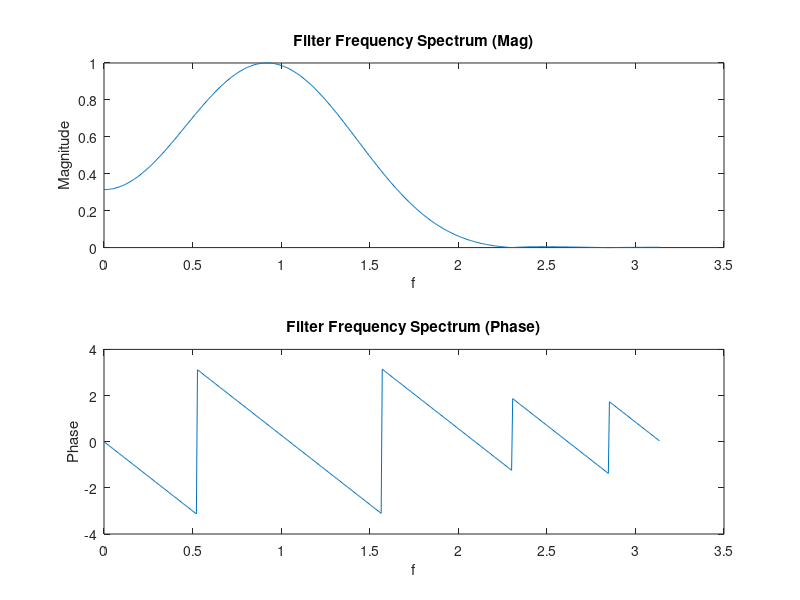
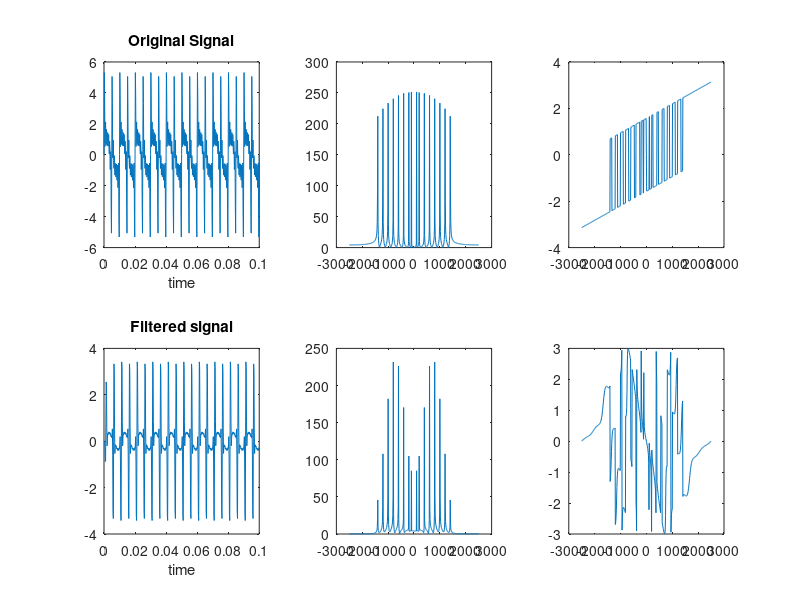
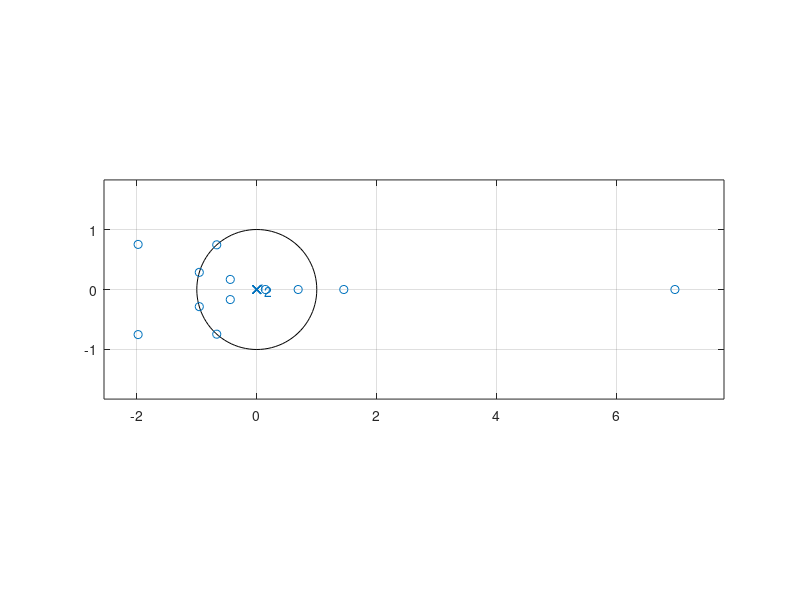

Here is the MATLAB script that generated these plots, in order:
%bpf
N = 12;
Wp = [345 1117];
fs = 5000;
Wn = Wp/(fs/2);
b = fir1(N,Wn);
[h,w] = freqz(b);

f = [100 200 400 600 800 1000 1200 1400];
fs = 5000;
t = 0:1/fs:0.1;
x = sin(2*pi*f'*t);
x = sum(x);

y = filter(b,1,x);
ymag = abs(fftshift(fft(y)));
yang = angle(fftshift(fft(y)));
fre = -fs/2:10:fs/2;

figure;
subplot(2,1,1);
plot(w,abs(h));
ylabel('Magnitude');
xlabel('f');
title('Filter Frequency Spectrum (Mag)')
subplot(2,1,2);
plot(w,angle(h));
ylabel('Phase');
xlabel('f');
title('Filter Frequency Spectrum (Phase)')

figure;
subplot(2,3,1);
plot(t,x);
xlabel('time');
title('Original Signal');
subplot(2,3,2)
plot(fre,abs(fftshift(fft(x))));
subplot(2,3,3)
plot(fre,angle(fftshift(fft(x))));
subplot(2,3,4)
plot(t,y);
xlabel('time');
title('Filtered signal');
subplot(2,3,5)
plot(fre,ymag);
subplot(2,3,6)
plot(fre,yang);

figure;
zplane(b);